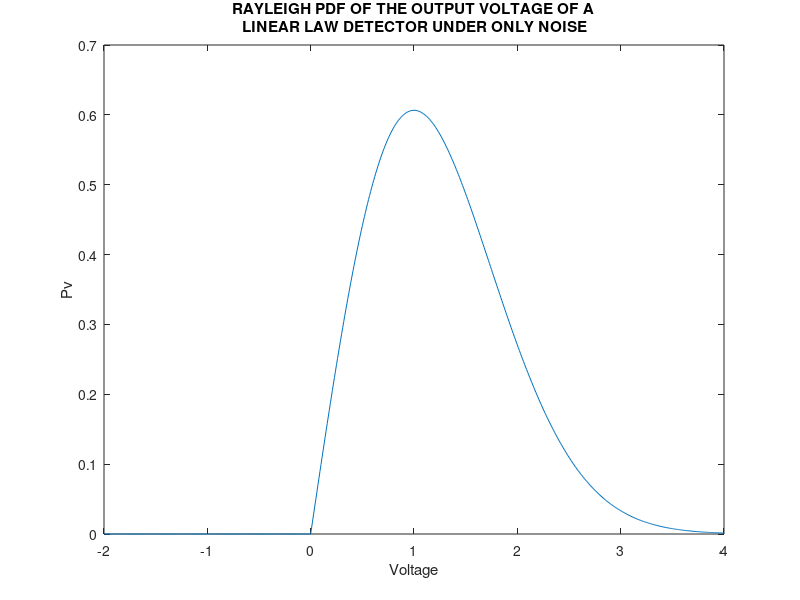

MATLAB code to generate this figure: (Note: this script raises an error after producing the figure.)
close all

%% SETUP PARAMETERS
Pfa = 0.05;
Pd = 0.1:0.005:0.95
Nt = 100

%% NOISE VOLTAGE DISTRIBUTION

x = -2:.01:4;
%standard deviation of noise
var = 1;
std_dev = sqrt(var)
pd = makedist('Normal','Sigma',std_dev);
H0 =  pdf(pd,x);


%% THRESHOLD VOLTAGE

%inverse of the cumulative normal distribution give threshold voltage
%finding P(v|H0) > Vtrice
% Vt =  norminv(1- Pfa,0, std_dev)


%% CUMULATIVE VOLTAGE DISTRIBUTION OF NOISE

% norm_area_right_pfa = 1 - cdf('Normal',Vt,0,std_dev);
% a = norminv(norm_area_right_pfa,0,std_dev)

%% SIGNAL DISTRIBUTION

% %lower bound to include 80% of H1 above threshold
% norm_area_right_pd = 1- Pd;
% 
% %converting area of norm to threshold value
% 
% d_thresh = norminv(norm_area_right_pd,0,std_dev);
% 
% %plotting pdf of H1
% pd_pd = makedist('Normal','Sigma',std_dev, 'mu', 0);
% 
% %ploting pdf of H1 with threshold


%% PLOTTING BOTH
% H1 = pdf(pd_pd,x);
% 
% m = Vt - d_thresh;
% m2 = m.^2;
% snr = m2./(std_dev.^2);
% snr_db = 10.*log10(snr);

%% ROC plot

% plot(snr_db,Pd);

%% PLOTTING SQUARE LAW DETECTOR RAYLEIGH (RAY PDF, H0)

v2 = raylpdf(x,std_dev); %Richards 3.11 (second referece: 15.19)

figure
plot(x,v2)
xlabel("Voltage")
ylabel("Pv")
title({'RAYLEIGH PDF OF THE OUTPUT VOLTAGE OF A';' LINEAR LAW DETECTOR UNDER ONLY NOISE'})

% threshhold value for rayleigh
T = sqrt(-log(Pfa)*2*var); %Richards 15.47

hold on
xline(T)

%% Rayleigh CDF

v2_cdf = raylcdf(x,var);

figure
plot(x,v2_cdf)
xlabel("voltage at output of square law detector")
ylabel("Pv")
title("rayleigh distribution (cdf) of the output voltage of the square law detector")
hold on
xline(T)

%% APPLYING SWERLING 1

syms snr

SNR = zeros(1, length(Pd));

for i = 1:numel(Pd)
    
    pd = Pd(i);
    
    %eqn = ( pd == (1 + 1/(Nt*snr))^(Nt-1)*exp(-T/(1+Nt*snr)) );
    %eqn = ( Nt*snr == -(T+log(pd))/log(pd) );
    eqn = ( pd == exp(-T/(1+Nt*snr)));  % 3.22
    %eqn = ( pd == 1 - gammainc(T,Nt-1) + ((1 + 1/(Nt*snr))^(Nt-1))*gammainc(T/(1+(1/Nt*snr)), Nt-1)*exp(-T/(1+Nt*snr))  )
    
    if i == 1
        
        SNR(1,i) = vpasolve(eqn,snr);
        
    else
        
        
        SNR(1,i) = vpasolve(eqn,snr);
        
    end 

end
    
figure
plot(10*log10(SNR),Pd)
xlabel("SNR (dB)")
ylabel("Pd")















